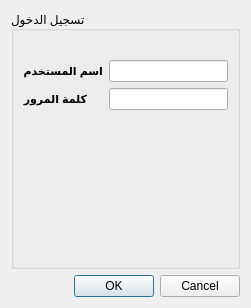
<?xml version="1.0" encoding="UTF-8"?>
<ui version="4.0">
 <class>LogginDialog</class>
 <widget class="QDialog" name="LogginDialog">
  <property name="geometry">
   <rect>
    <x>0</x>
    <y>0</y>
    <width>251</width>
    <height>308</height>
   </rect>
  </property>
  <property name="windowTitle">
   <string>نظام مانقو طلعت </string>
  </property>
  <layout class="QGridLayout" name="gridLayout">
   <item row="0" column="0">
    <widget class="QGroupBox" name="groupBox">
     <property name="title">
      <string>تسجيل الدخول</string>
     </property>
     <property name="flat">
      <bool>true</bool>
     </property>
     <layout class="QFormLayout" name="formLayout">
      <item row="1" column="0">
       <widget class="QLabel" name="label">
        <property name="text">
         <string>&lt;!DOCTYPE HTML PUBLIC &quot;-//W3C//DTD HTML 4.0//EN&quot; &quot;http://www.w3.org/TR/REC-html40/strict.dtd&quot;&gt;
&lt;html&gt;&lt;head&gt;&lt;meta name=&quot;qrichtext&quot; content=&quot;1&quot; /&gt;&lt;style type=&quot;text/css&quot;&gt;
p, li { white-space: pre-wrap; }
&lt;/style&gt;&lt;/head&gt;&lt;body style=&quot; font-family:'MS Shell Dlg 2'; font-size:8.25pt; font-weight:400; font-style:normal;&quot;&gt;
&lt;p dir='rtl' style=&quot; margin-top:0px; margin-bottom:0px; margin-left:0px; margin-right:0px; -qt-block-indent:0; text-indent:0px;&quot;&gt;&lt;span style=&quot; font-size:8pt; font-weight:600;&quot;&gt;اسم المستخدم&lt;/span&gt;&lt;/p&gt;&lt;/body&gt;&lt;/html&gt;</string>
        </property>
       </widget>
      </item>
      <item row="1" column="1">
       <widget class="QLineEdit" name="usernameLineEdit"/>
      </item>
      <item row="2" column="0">
       <widget class="QLabel" name="label_2">
        <property name="text">
         <string>&lt;!DOCTYPE HTML PUBLIC &quot;-//W3C//DTD HTML 4.0//EN&quot; &quot;http://www.w3.org/TR/REC-html40/strict.dtd&quot;&gt;
&lt;html&gt;&lt;head&gt;&lt;meta name=&quot;qrichtext&quot; content=&quot;1&quot; /&gt;&lt;style type=&quot;text/css&quot;&gt;
p, li { white-space: pre-wrap; }
&lt;/style&gt;&lt;/head&gt;&lt;body style=&quot; font-family:'MS Shell Dlg 2'; font-size:8.25pt; font-weight:400; font-style:normal;&quot;&gt;
&lt;p dir='rtl' style=&quot; margin-top:0px; margin-bottom:0px; margin-left:0px; margin-right:0px; -qt-block-indent:0; text-indent:0px;&quot;&gt;&lt;span style=&quot; font-size:8pt; font-weight:600;&quot;&gt;كلمة المرور&lt;/span&gt;&lt;/p&gt;&lt;/body&gt;&lt;/html&gt;</string>
        </property>
       </widget>
      </item>
      <item row="2" column="1">
       <widget class="QLineEdit" name="passwordLineEdit">
        <property name="echoMode">
         <enum>QLineEdit::Password</enum>
        </property>
       </widget>
      </item>
      <item row="0" column="1">
       <widget class="QLabel" name="label_3">
        <property name="text">
         <string/>
        </property>
        <property name="pixmap">
         <pixmap resource="../resources.qrc">:/images/Administrator.png</pixmap>
        </property>
       </widget>
      </item>
     </layout>
    </widget>
   </item>
   <item row="1" column="0">
    <widget class="QDialogButtonBox" name="buttonBox">
     <property name="orientation">
      <enum>Qt::Horizontal</enum>
     </property>
     <property name="standardButtons">
      <set>QDialogButtonBox::Cancel|QDialogButtonBox::Ok</set>
     </property>
    </widget>
   </item>
  </layout>
 </widget>
 <resources>
  <include location="../resources.qrc"/>
 </resources>
 <connections>
  <connection>
   <sender>buttonBox</sender>
   <signal>accepted()</signal>
   <receiver>LogginDialog</receiver>
   <slot>accept()</slot>
   <hints>
    <hint type="sourcelabel">
     <x>248</x>
     <y>254</y>
    </hint>
    <hint type="destinationlabel">
     <x>157</x>
     <y>274</y>
    </hint>
   </hints>
  </connection>
  <connection>
   <sender>buttonBox</sender>
   <signal>rejected()</signal>
   <receiver>LogginDialog</receiver>
   <slot>reject()</slot>
   <hints>
    <hint type="sourcelabel">
     <x>316</x>
     <y>260</y>
    </hint>
    <hint type="destinationlabel">
     <x>286</x>
     <y>274</y>
    </hint>
   </hints>
  </connection>
 </connections>
</ui>
